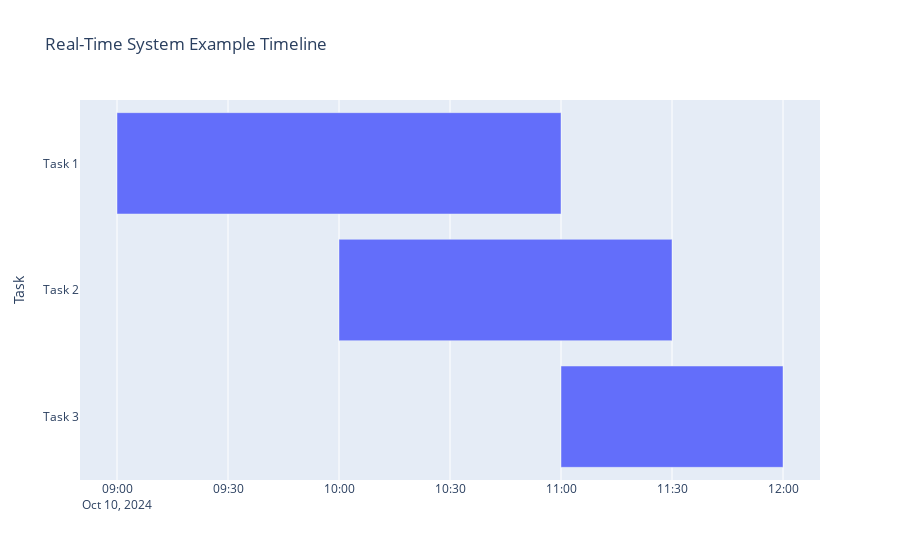

The notebook cell this image was saved under:
### Markdown cell above
# Reaction-level CAL Theorem Examples

### Code cell
### A nice example of a timeline

import plotly.express as px

df = [
    dict(Task="Task 1", Start='2024-10-10 09:00', Finish='2024-10-10 11:00'),
    dict(Task="Task 2", Start='2024-10-10 10:00', Finish='2024-10-10 11:30'),
    dict(Task="Task 3", Start='2024-10-10 11:00', Finish='2024-10-10 12:00'),
]

fig = px.timeline(df, x_start="Start", x_end="Finish", y="Task", title="Real-Time System Example Timeline")
fig.update_yaxes(categoryorder="total ascending")
fig.show()

### Figure 1 — Plotly figure (JSON) as saved in the notebook; plotly's stock layout.template omitted (floating-point values rounded to 4 significant figures)
{"data": [{"base": ["2024-10-10T09:00:00.000000000", "2024-10-10T10:00:00.000000000", "2024-10-10T11:00:00.000000000"], "hovertemplate": "Start=%{base}<br>Finish=%{x}<br>Task=%{y}<extra></extra>", "legendgroup": "", "marker": {"color": "#636efa", "pattern": {"shape": ""}}, "name": "", "orientation": "h", "showlegend": false, "textposition": "auto", "type": "bar", "x": [7200000, 5400000, 3600000], "xaxis": "x", "y": ["Task 1", "Task 2", "Task 3"], "yaxis": "y"}], "layout": {"barmode": "overlay", "legend": {"tracegroupgap": 0}, "title": {"text": "Real-Time System Example Timeline"}, "xaxis": {"anchor": "y", "domain": [0, 1], "type": "date"}, "yaxis": {"anchor": "x", "categoryorder": "total ascending", "domain": [0, 1], "title": {"text": "Task"}}}}
